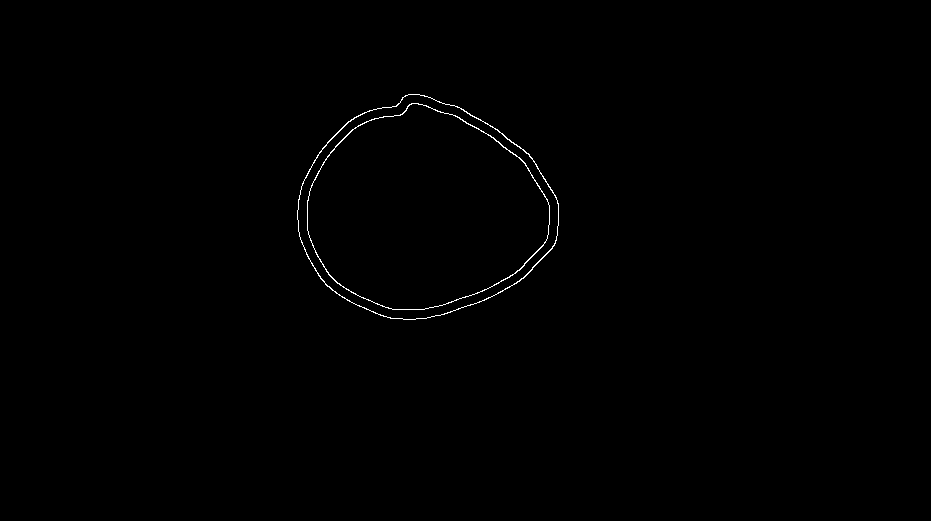
%> input picture Easy.bmp, 931 x 521 px
$ octave First_Working_Version.m   (GNU Octave 9; MATLAB toolbox functions it lacks are replaced by stand-ins)
%> lines starting %> are read from the running program, lines starting %| are printed output that depends on the picture; in (x1, y1, x2, y2) boxes, pixels count from 0 and x2, y2 are one past the last pixel; in counts of white or black regions, pixels touching at a corner belong together; the program's own positions count from 1
### ordered.m
function [ordered,leftover] = ordered(A)
    points = length(A(:,1));

    k = 2;
    distances = [];
    ordered = [A(1,:)];

    x_orig = A(1,1); y_orig = A(1,2);   %store initial point
    x = x_orig; y = y_orig;             %initialize for algorithm
    num_search = size(A(:,1));
    while length(A(:,1)) > 0
        k1 = k;                         %store index of initial point

        while abs(x - A(k,1)) <= 2e5      %search until points are far from initial point in x
            dist = sqrt( (x - A(k,1))^2 + (y - A(k,2))^2 );     %compute distance from initial point
            distances = [distances; k, dist];                   %array of distances and point index
            k = k+1;                                            %search the next point
            if k > num_search                                   %break if at the end of the array
                break;
            end
        end

        k = k1-1;                       %search from initial point in other direction
        if k > 0                        %if not at the start of the array
            while abs(x - A(k,1)) <= 2e5 && k > 0                 %search until points are far from initial point in x && not at the start of array
                dist = sqrt( (x - A(k,1))^2 + (y - A(k,2))^2 ); %compute distance from initial point
                distances = [distances; k, dist];               %array of distances and point index
                k = k-1;                                        %search the next point
                if k <= 0                                       %break if at the end of the array
                    break;
                end
            end
        end

        [min_dist,index] = min(distances(:,2));                 %out of all the nearby points, which is closest?
        if min_dist < 10                                        %if not at the end of the curve
            index = distances(index,1);
            ordered = [ordered; A(index,:)];                    %add the nearest point to the end of the ordered array
            x = A(index,1);                                     %save this point as the new initial point for next search
            y = A(index,2);
            A = [A(1:index-1,:);A(index+1:num_search,:)];       %remove the point from the array of to-be-sorted points
            k = index;                                          %
            distances = [];                                     %clear the array of distances computed
            num_search = length(A(:,1));    %find max number of points to search
        else
            break;
        end

        if k > num_search           %if the end of the array is reached
            break;                  %end the loop
        end
    end

    % check ordered(1) vs A(1) and A(n) and ordered(n) vs A(1) and A(n)
    if length(A) > 0    % if there are still more points to order

        endpoints = [ordered(1,:); ...
            ordered(length(ordered),:); ...
            A(1,:);...
            A(length(A(:,1)),:)];

        check_endpoints = ...       %[1,3;1,4;2,3;2,4]
        [sqrt( (endpoints(1,1) - endpoints(3,1))^2 + (endpoints(1,2) - endpoints(3,2))^2 );...  find distance between the first element of the ordered vector and first element of remaining vector
        sqrt( (endpoints(1,1) - endpoints(4,1))^2 + (endpoints(1,2) - endpoints(4,2))^2 );...
        sqrt( (endpoints(2,1) - endpoints(3,1))^2 + (endpoints(2,2) - endpoints(3,2))^2 );...
        sqrt( (endpoints(2,1) - endpoints(4,1))^2 + (endpoints(2,2) - endpoints(4,2))^2 )];

        [min_check_endpoints,idx] = min(check_endpoints);
        switch idx
            case 1                                          %match first element of sorted vector and first element of remaining vector
                k = 1;                                      %start searching first element of remaining points
                x = endpoints(1,1); y = endpoints(1,2);     %compare distance to first element of sorted vector
            case 2                                          %match first element of sorted vector and last element of remaining vector
                k = length(A(:,1));                         %start searching last element of remaining points
                x = endpoints(1,1); y = endpoints(1,2);     %compare distance to first element of sorted vector
            case 3                                          %match last element of sorted vector and first element of remaining vector
                k = 1;                                      %start searching first element of remaining points
                x = endpoints(2,1); y = endpoints(2,2);     %compare distance to last element of sorted vector
            case 4                                          %match last element of sorted vector and last element of remaining vector
                k = length(A(:,1));                         %start searching last element of remaining points
                x = endpoints(2,1); y = endpoints(2,2);     %compare distance to last element of sorted vector
        end
        num_search = length(A(:,1));                        %find max number of points to search

        while length(A) > 0                                 %until all points have been sorted
            k1 = k;                                         %store index of initial point

            while abs(x - A(k,1)) <= 2e5                      %search until points are far from initial point in x
                dist = sqrt( (x - A(k,1))^2 + (y - A(k,2))^2 );     %compute distance from initial point
                distances = [distances; k, dist];                  %array of distances and point index
                k = k+1;                                            %search the next point
                if k > num_search                                   %break if at the end of the array
                    break;
                end
            end

            k = k1-1;                                               %search from initial point in other direction
            if k > 0                                                %if not at the start of the array
                while abs(x - A(k,1)) <= 2e5 && k > 0                 %search until points are far from initial point in x && not at the start of array
                    dist = sqrt( (x - A(k,1))^2 + (y - A(k,2))^2 ); %compute distance from initial point
                    distances = [distances; k, dist];               %array of distances and point index
                    k = k-1;                                        %search the next point
                    if k <= 0                                       %break if at the end of the array
                        break;
                    end
                end
            end

            [min_dist,index] = min(distances(:,2));                 %out of all the nearby points, which is closest?
            if min_dist < 100                                        %if not at the end of the curve
                index = distances(index,1);
                if idx <= 2
                    ordered = [A(index,:);ordered];                 %add the nearest point to the start of the ordered array
                elseif idx > 2
                    ordered = [ordered; A(index,:)];                %add the nearest point to the end of the ordered array
                end
                k = index;
                x = A(index,1);                                     %save this point as the new initial point for next search
                y = A(index,2);
                A = [A(1:index-1,:);A(index+1:num_search,:)];       %remove the point from the array of to-be-sorted points

                distances = [];                                     %clear the array of distances computed
                num_search = length(A(:,1));    %find max number of points to search
                if k > num_search               %make sure not to go out of array bounds
                    k = k-1;
                end
            else
                break;
            end
        end
    end

    if ordered(1,1) > ordered(length(ordered(:,1)),1)       %first element of ordered vector
        ordered = flip(ordered);                            %is forced to be the most negative x-coord

    elseif ordered(1,1) == ordered(length(ordered(:,1)),1)  %if endpoints are the same x-coord
        if ordered(1,2) > ordered(length(ordered(:,2)),2)   %first element of ordered vector
            ordered = flip(ordered);                        %is forced to be the most negative y-coord
        end
    end

    leftover = A;
end

### First_Working_Version.m
clear all
close all

% Step 1: Read and Resize the Image
target = imread("Easy.bmp");
%> target: size 521x931 logical; 0.35% white in thin lines or dots, all inside (x1, y1, x2, y2) = (297, 94, 559, 320)
target = imresize(target, [1280, 1080]);  % Resize correctly
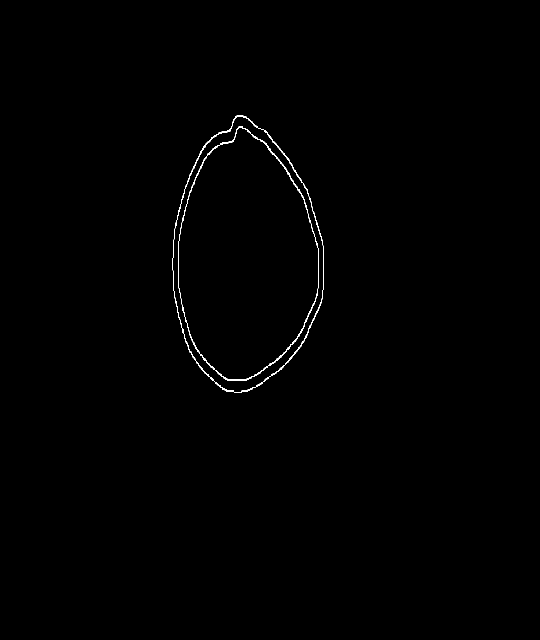
%> target: size 1280x1080 logical (shown at 1/2 size); 0.34% white in thin lines or dots, all inside (x1, y1, x2, y2) = (345, 231, 648, 786)
target = im2bw(target);  % Convert to binary (Assuming edge image)

figure;
imshow(target);
title('Edge-Defined Image');

% Step 2: Declare Variables
Alpha = 15;
[num_rows, num_cols] = size(target);
%> num_rows = 1280; num_cols = 1080

% Use a cell array to store equations for each pixel
PixelEquations = cell(num_rows, num_cols);
curve_or_line = repmat(' ', num_rows, num_cols);

% New Storage: Stores Start, Middle (if needed), and End Points
StoredPoints = nan(num_rows, num_cols, 6);  % Each pixel stores [x0, y0, x1, y1, x2, y2]

% Step 3: Detect Connected Components
CC = bwconncomp(target, 4);
%> CC = 179 connected components
numObjects = CC.NumObjects;
%> numObjects = 179

% Step 4: Process Each Detected Edge Component
for objIdx = 1:numObjects
    pixelIdxList = CC.PixelIdxList{objIdx};
    [rows, cols] = ind2sub(size(target), pixelIdxList);

    % Only sort if at least two points exist
    if length(rows) > 1
        orderedCoords = ordered([rows, cols]);
    else
        orderedCoords = [rows, cols];  % Keep as is for single-point objects
    end

    % Classify as Line or Curve (Only if 3+ points exist)
    if size(orderedCoords, 1) >= 3
        A = orderedCoords(1, :);   % First point in segment
        B = orderedCoords(round(end/2), :); % Midpoint (only used for curves)
        C = orderedCoords(end, :); % Last point in segment

        dist_AB = norm(A - B);
        dist_BC = norm(B - C);
        dist_AC = norm(A - C);

        if (dist_AB + dist_BC) < Alpha * dist_AC
            label = 'l';  % Line

            % Compute linear equation: y = mx + b
            m = (C(2) - A(2)) / (C(1) - A(1));
            b = A(2) - m * A(1);
            equation = sprintf('y = %.3fx + %.3f', m, b);

            % Store only start and end points for lines (one-time storage)
            storedData = [A(1), A(2), C(1), C(2), NaN, NaN];

        else
            label = 'c';  % Curve

            % Compute quadratic equation: y = ax² + bx + c
            X = [A(1); B(1); C(1)];
            Y = [A(2); B(2); C(2)];
            coeffs = polyfit(X, Y, 2);
            equation = sprintf('y = %.3fx^2 + %.3fx + %.3f', coeffs(1), coeffs(2), coeffs(3));

            % Store start, middle, and end points for curves
            storedData = [A(1), A(2), B(1), B(2), C(1), C(2)];
        end

        % Store classification, equation, and points **only once per segment**
        x = A(1);
        y = A(2);
        curve_or_line(x, y) = label;
        PixelEquations{x, y} = equation;
        StoredPoints(x, y, :) = storedData;
    end
end
%> this loop made 179 passes
%> (rows, cols) on pass 10: ([603; 604; 603; 605; 604; 606; 605; 607; 606; 607], [352; 352; 353; 352; 353; 352; 353; 352; 353; 353])

% [58 lines of commented-out code are left out]
disp(['Total Pixels Classified as Lines: ', num2str(sum(curve_or_line(:) == 'l'))]);
%| Total Pixels Classified as Lines: 161
disp(['Total Pixels Classified as Curves: ', num2str(sum(curve_or_line(:) == 'c'))]);
%| Total Pixels Classified as Curves: 18

% Step 5: Display Results
figure;
imshow(target);
hold on;
for i = 1:num_rows
    for j = 1:num_cols
        if curve_or_line(i,j) == 'l'
            plot(j, i, 'g.', 'MarkerSize', 5);  % Green for lines
        elseif curve_or_line(i,j) == 'c'
            plot(j, i, 'r.', 'MarkerSize', 5);  % Red for curves
        end
    end
end
hold off;
title('Classified Lines (Green) and Curves (Red)');

% Step 6: Access Example Equations (For Debugging)
fprintf('Equation at (100,200): %s\n', PixelEquations{100,200});
%| Equation at (100,200):
fprintf('Stored Points at (100,200): [%s]\n', num2str(squeeze(StoredPoints(100,200,:))'));
%| Stored Points at (100,200): [NaN  NaN  NaN  NaN  NaN  NaN]


% Initialize hologram plane
Holo = zeros(num_rows, num_cols);
ContributionCount = zeros(num_rows, num_cols); % Track how many times a pixel is updated

% Define U, V axes
U = linspace(-1, 1, size(Holo, 2));
V = linspace(-1, 1, size(Holo, 1));
[U, V] = meshgrid(U, V);

% Keep track of processed segments to avoid duplicate processing
processed_segments = zeros(num_rows, num_cols);

% Loop over all pixels in curve_or_line
%> (the run ends here)
